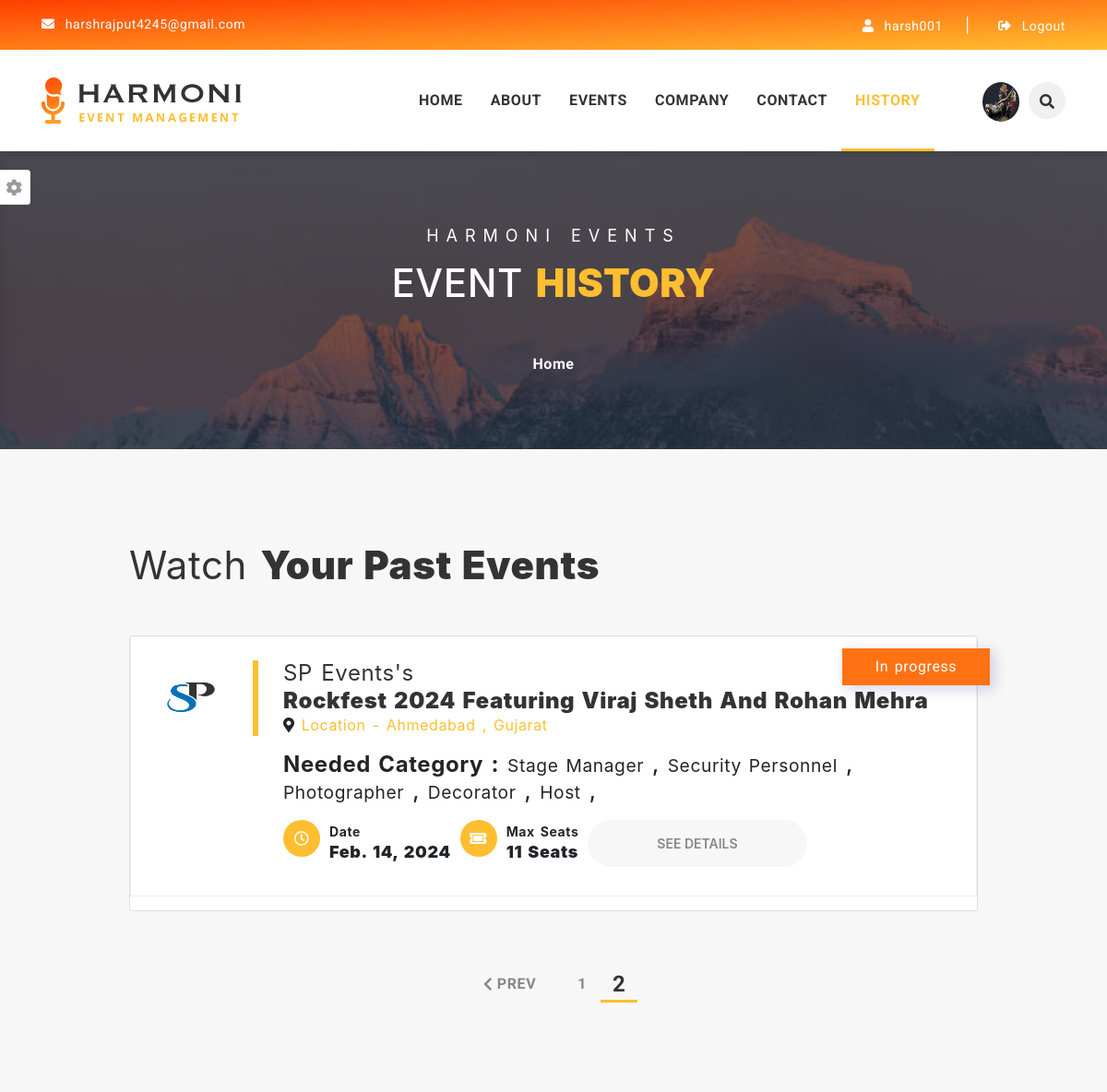
Before: /history/?page=2 (signed in, upper part) with the older database file.
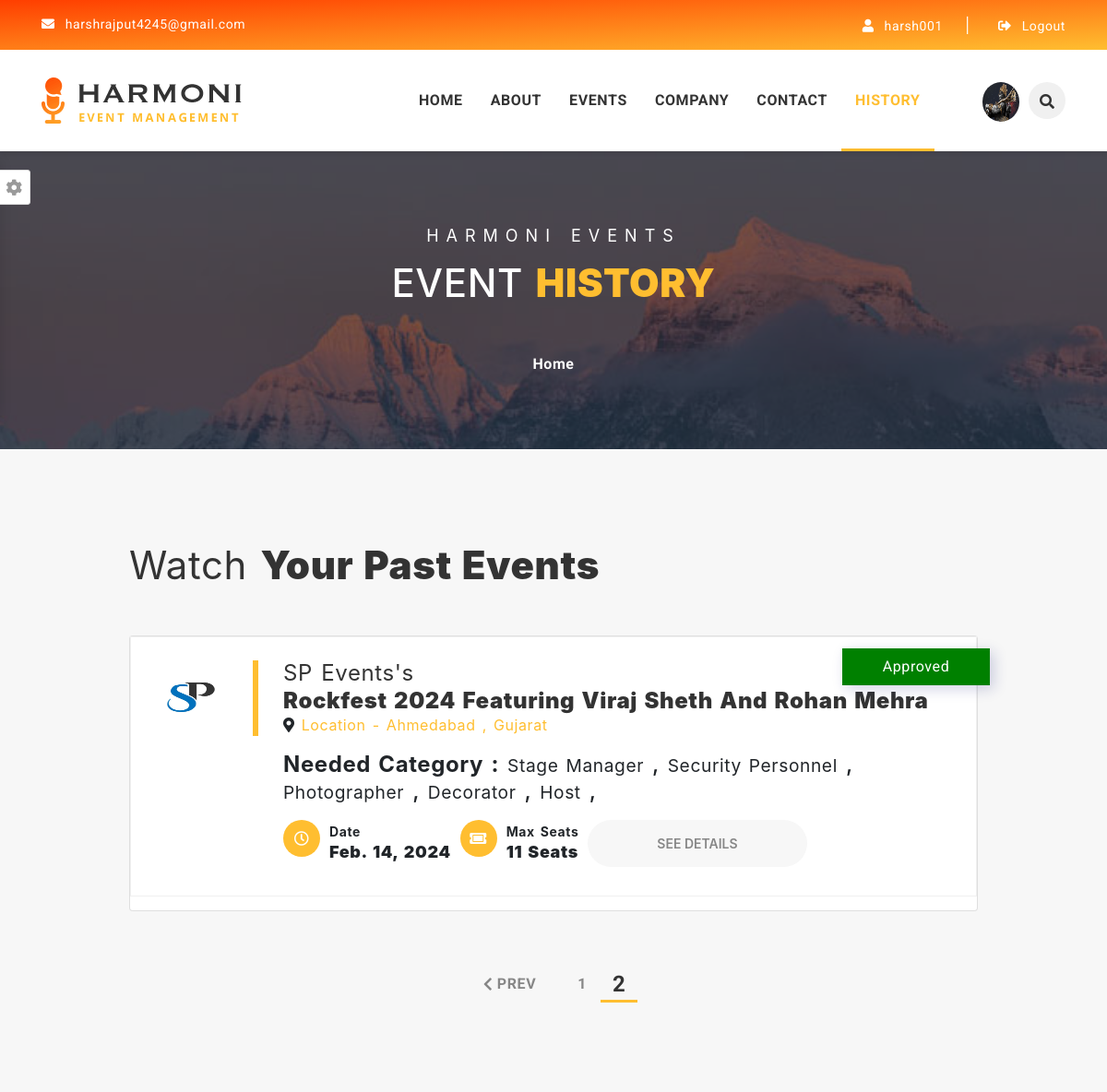
After: the same page with the newer database file.
### event_data/models.py (models this page shows, shortened)
class profile_pics(models.Model):
    User = models.OneToOneField(User, on_delete=models.CASCADE)
    image = models.ImageField(default='default.jpg', upload_to = 'profile_img/')

class Event_Registrations(models.Model):
    registration_date = models.DateField(default=datetime.now)
    event_workhand_id = models.ForeignKey('Event_workhand' , on_delete=models.CASCADE , default=None)
    workhand_id = models.ForeignKey('Workhand',on_delete=models.CASCADE)
    registration_status = models.BooleanField(default=False)
    event_id = models.ForeignKey('Event' , on_delete=models.CASCADE)
    company_id = models.ForeignKey('Company' , on_delete=models.CASCADE)
    rating = models.IntegerField(choices=RATING,default=0)
    payment_status = models.BooleanField(default=False)
    payment_date = models.DateField(default=datetime.now)

class Company(models.Model):
    name = models.CharField(max_length=255)
    email = models.EmailField()
    contact_number = models.CharField(max_length=12)
    street_address = models.CharField(max_length=200)
    city_id = models.ForeignKey('City', on_delete=models.CASCADE)
    state_id = models.ForeignKey('State' , on_delete=models.CASCADE)
    companyLogo_path = models.ImageField(default='default.jpg' , upload_to = 'company_img/')
    description = models.TextField(default=None)
    User_id = models.ForeignKey('auth.User', on_delete=models.CASCADE)
    slug = models.SlugField(unique = True , null=True , blank=True , max_length=100)

class Event(models.Model):
    event_name = models.CharField(max_length=255)
    description = RichTextField(null=True)
    start_datetime = models.DateTimeField(default = datetime.now)
    end_datetime = models.DateTimeField(default=datetime.now)
    total_workhand = models.IntegerField(default=11)
    total_price = models.IntegerField(null=True)
    street_address = models.CharField(max_length=250)
    city_id = models.ForeignKey('City', on_delete=models.CASCADE)
    state_id = models.ForeignKey('State' , on_delete=models.CASCADE)
    event_category_id = models.ForeignKey('Event_category',on_delete=models.CASCADE,default=False)
    event_subcategory_id = models.ForeignKey('Event_subcategory',on_delete=models.CASCADE,null=True)
    company_id = models.ForeignKey('company',on_delete=models.CASCADE,default=False)
    slug = models.SlugField(unique = True , null=True , blank=True , max_length=100) #if any issue with slug try blank=true

class City(models.Model):
    city_name = models.CharField(max_length=255)
    state_id = models.ForeignKey('State' ,  on_delete=models.CASCADE)
    def __str__(self):
        return self.city_name

class State(models.Model):
    state_name = models.CharField(max_length=255)
    def __str__(self):
        return self.state_name

class Event_workhand(models.Model):
    Workhand_category_id = models.ForeignKey('Workhand_category' , on_delete=models.CASCADE)
    number_of_workhand = models.IntegerField(default=11)
    price = models.DecimalField(max_digits=10, decimal_places=2 , default = None)
    event_id = models.ForeignKey('Event' , on_delete=models.CASCADE)

class Workhand_category(models.Model):
    workhand_category_name = models.CharField(max_length=50)
    def __str__(self):
        return self.workhand_category_name

### EventManagement/views.py (the view)
# urls.py: path('history/',views.history,name="history"),
@login_required
def history(request):
    active = 'history'
    workhand = Workhand.objects.get(User_id=request.user)
    registration = Event_Registrations.objects.filter(workhand_id=workhand)
    Event_workhand_obj = Event_workhand.objects.all()
    feedback = Feedback.objects.filter(workhand_id=workhand)
    paginator = Paginator(registration,3)
    page_number = request.GET.get('page')
    RegistrationDataFinal = paginator.get_page(page_number)
    totalPage = RegistrationDataFinal.paginator.num_pages
    context={
        'active':active,
        'registration':RegistrationDataFinal,
        'Event_Workhand' : Event_workhand_obj,
        'totalPageList' : [n+1 for n in range(totalPage)],
        'currentPage': RegistrationDataFinal.number,  # Pass current page number to template
        'feedback' : feedback,
    }
    return render(request,'user/history.html',context)

### templates/user/history.html (shortened to what this page needs)
{% extends 'user/base.html' %}
{% load static %}
{% block content %}
		<section id="breadcrumb-section" class="breadcrumb-section clearfix">
			<div class="jarallax" style="background-image: url('{% static 'assets/images/breadcrumb/0.breadcrumb-bg.jpg' %}');">
				<div class="overlay-black">
					<div class="container">
						<div class="row justify-content-center">
							<div class="col-lg-6 col-md-12 col-sm-12">
								<div class="breadcrumb-title text-center mb-50">
									<span class="sub-title">harmoni events</span>
									<h2 class="big-title">event <strong>history</strong></h2>
								</div>
								<div class="breadcrumb-list">
									<ul>
										<li class="breadcrumb-item"><a href="{% url 'index' %}" class="breadcrumb-link">Home</a></li>
									</ul>
								</div>
							</div>
						</div>
					</div>
				</div>
			</div>
		</section>
		<section id="event-section" class="event-section bg-gray-light sec-ptb-100 clearfix">
			<div class="container">
				<div class="row justify-content-center">
					<div class="col-lg-10 col-md-12 col-sm-12">
						<div class="section-title mb-50">
                            <div class="row">
                                <div class="col-lg-8 col-md-12 col-sm-12">
                                    <h2 class="big-title"> Watch <strong>Your Past Events</strong></h2>
                                </div>
                            </div>
                        </div>
						<div class="tab-content">
							<div id="list-style" class="tab-pane fade in active show">
								{% if registration %}
									{% for i in registration %}
										<form action="/event-details/{{i.event_id.slug}}" method='POST'>
										<div class="card {% if i.registration_status %}approved{% else %}in-progress{% endif %}">
										<div class="event-list-item clearfix1">
											<div class="event-image" style="padding-left:-10%;width: 250px;margin-right: -10;margin-right:-30;margin-right: -100px;">
												<img src="{{i.company_id.companyLogo_path.url}}" alt="Image_not_found" style="width:40%;height:40%">
											</div>
											<div class="event-content">
												<div class="event-title mb-15">
													<h3 class="title">
														{{i.company_id.name}}'s <br> <strong>{{i.event_id.event_name}}</strong>
													</h3>
													<i class="fas fa-map-marker-alt"></i>
													<span class="ticket-price yellow-color">Location - {{i.event_id.city_id}} , {{i.event_id.state_id}}</span>
												</div>
												<p class="discription-text mb-20 info-content">
													<h4><strong> Needed Category : </strong>
													{% for workhand in Event_Workhand %}
														{% if workhand.event_id.id == i.event_id.id %}
															<small class="info-content">{{workhand.Workhand_category_id}}</small>
															{% if not forloop.last %},{% endif %}
														{% endif %}
													{% endfor %}
													</h4>
												</p>
												<div class="event-info-list ul-li clearfix">
													<ul>
														<li>
															<span class="icon">
																<i class="far fa-clock"></i>
															</span>
															<div class="info-content">
																<small>Date</small>
																<h3>{{i.event_id.start_datetime | date}}</h3>
															</div>
														</li>
														<li>
															<span class="icon">
																<i class="fas fa-ticket-alt"></i>
															</span>
															<div class="info-content">
																<small>Max Seats</small>
																<h3>{{i.event_id.total_workhand}} seats</h3>
															</div>
														</li>
														<li>
															<button href="" type="submit" class="tickets-details-btn" style="padding: 15px 75px;">
																see details
															</button>
														</li>
													</ul>
												</form>
												</div>
												</div>
												</div>
											</div>
									{% endfor %}
								{% endif %}
								<div class="pagination ul-li clearfix">
									<ul>
										{% if registration.has_previous %}
										<li class="page-item prev-item">
											<a class="page-link" href="/history/?page={{registration.previous_page_number}}">Prev</a>
										</li>
										{% endif %}
										{% for n in totalPageList %}
											{% if n == currentPage %}
												<li class="page-item active"><a class="page-link" href="/history/?page={{n}}">{{n}}</a></li>
											{% else %}
												<li class="page-item"><a class="page-link" href="/history/?page={{n}}">{{n}}</a></li>
											{% endif %}
										{% endfor %}
									</ul>
								</div>
							</div>
		</section>
{% endblock content %}

### templates/user/base.html (shortened to what this page needs)
<!DOCTYPE html>
<html lang="en">
{% load static %}
<head>
		<link rel="stylesheet" type="text/css" href="{% static 'assets/css/bootstrap.min.css' %}">
		<link rel="stylesheet" type="text/css" href="{% static 'assets/css/fontawesome-all.css' %}">
		<link rel="stylesheet" type="text/css" href="{% static 'assets/css/flaticon.css' %}">
		<link rel="stylesheet" type="text/css" href="{% static 'assets/css/slick.css' %}">
		<link rel="stylesheet" type="text/css" href="{% static 'assets/css/slick-theme.css' %}">
		<link rel="stylesheet" type="text/css" href="{% static 'assets/css/animate.css' %}">
		<link rel="stylesheet" type="text/css" href="{% static 'assets/css/owl.carousel.min.css' %}">
		<link rel="stylesheet" type="text/css" href="{% static 'assets/css/owl.theme.default.min.css' %}">
		<link rel="stylesheet" type="text/css" href="{% static 'assets/css/magnific-popup.css' %}">
		<link rel="stylesheet" type="text/css" href="{% static 'assets/css/jquery.mCustomScrollbar.min.css' %}">
		<link rel="stylesheet" type="text/css" href="{% static 'assets/css/calendar.css' %}">
		<link rel="stylesheet" type="text/css" href="{% static 'assets/css/colors/style-switcher.css' %}">
		<link id="color_theme" rel="stylesheet" type="text/css" href="{% static 'assets/css/colors/default.css' %}">
		<link rel="stylesheet" type="text/css" href="{% static 'assets/css/style.css' %}">
		<link rel="stylesheet" type="text/css" href="{% static 'assets/css/colors/style-switcher.css' %}">
		<link rel="stylesheet" href="https://cdnjs.cloudflare.com/ajax/libs/font-awesome/5.15.3/css/all.min.css">
        <link rel="stylesheet" href="{% static 'https://cdn.jsdelivr.net/npm/bootstrap@4.0.0/dist/css/bootstrap.min.css' %}">
	</head>
	<body class="default-header-p">
		<header id="header-section" class="header-section default-header-section auto-hide-header clearfix">
			<div class="header-top">
				<div class="container">
					<div class="row">
						<div class="col-lg-6">
							<div class="basic-contact">
								<ul>
									{% if user.is_authenticated %}
									<li>
										<a href="#!">
											<i class="fas fa-envelope"></i>
											{{user.email}}
										</a>
									</li>
									{% endif %}
								</ul>
							</div>
						</div>
						<div class="col-lg-6">
							<div class="register-login-group">
								<ul>
									<li>
										{% if user.is_authenticated %}
										<a href="{% url "profile" %}">
											<i class="fas fa-user"></i>
											{{user.username}}
										</a>
										{% else %}
										<a href="{% url 'register' %}">
											<i class="fas fa-user"></i>
											Register
										</a>
										{% endif %}
									</li>
									<li>
										{% if user.is_authenticated %}
										<a href="#" data-toggle="modal" data-target="#exampleModal">
											<i class="fas fa-sign-out-alt" data-toggle="modal" data-target="#exampleModalCenter"></i>
											Logout
										</a>
										{% else %}
										<a href="{% url 'login' %}" >
											<i class="fas fa-lock"></i>
											Login
										</a>
										{% endif %}
									</li>
								</ul>
							</div>
						</div>
					</div>
				</div>
			</div>
			<div class="header-bottom">
				<div class="container">
					<div class="row">
						<div class="col-lg-3">
							<div class="site-logo-wrapper">
								<a href="{% url 'home' %}" class="logo">
									<img src="{% static 'assets/images/0.site-logo.png' %}" alt="logo_not_found">
								</a>
							</div>
						</div>
						<div class="col-lg-9">
							<div class="mainmenu-wrapper">
								<div class="row">
									<div class="col-lg-10">
										<div class="menu-item-list ul-li clearfix">
											<ul>
												<li class="menu-item-has-children{% if active == 'home' %} active{% endif %}">
													<a href="{% url 'index' %}">home</a>
												</li>
												<li class="menu-item-has-children{% if active == 'about' %} active{% endif %}">
													<a href="{% url 'about' %}">about</a>
												</li>
												<li class="menu-item-has-children{% if active == 'event' %} active{% endif %}">
													<a href="{% url 'event' %}">events</a>
												</li>
												<li class="menu-item-has-children{% if active == 'vendor' %} active{% endif %}">
													<a href="{% url 'company' %}">Company</a>
												</li>
												<li class="menu-item-has-children{% if active == 'contact' %} active{% endif %}">
													<a href="{% url 'contact' %}">Contact</a>
												</li>
												{% if user.is_staff %}
													<li class="menu-item-has-children{% if active == 'myevent' %} active{% endif %}">
														<a href="{% url 'myevent' %}">My Events</a>
													</li>
												{% else %}
													<li class="menu-item-has-children{% if active == 'history' %} active{% endif %}">
														<a href="{% url 'history' %}">History</a>
													</li>
												{% endif %}
											</ul>
										</div>
									</div>
									<div class="col-lg-2">
										<div class="user-search-btn-group ul-li clearfix">
											<ul>
												<li>
													{% if user.profile_pics %}
													<a href="#">
														 <img src="{{user.profile_pics.image.url}}" class="rounded-circle" style="height: 43px; width: 150px;" ></img>
													</a>
													{% else %}
													<a href="#!">
														<i class="fas fa-user"></i>
													</a>
													{% endif %}
												</li>
												<li>
													<button type="button" class="toggle-overlay search-btn">
														<i class="fas fa-search"></i>
													</button>
												</li>
											</ul>
										</div>
									</div>
								</div>
							</div>
						</div>
					</div>
				</div>
			</div>
		</header>
        {% block content %}
        {% endblock content %}
	</body>
</html>

Changed rows visible on the page:
changed Event_Registrations "SP Events": registration_status False → True (drawn)
